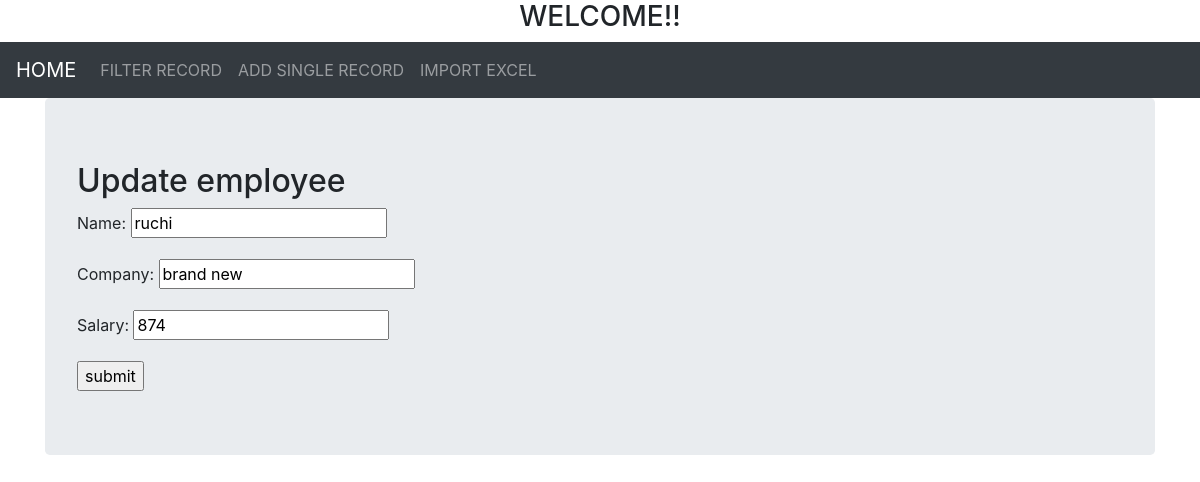
Page /basic/update_single/1/ on the committed database.
### app/models.py (models this page shows, shortened)
class employee(models.Model):
    name=models.CharField(max_length=200)
    company=models.CharField(max_length=200)
    salary=models.PositiveIntegerField()

### app/views.py (the view)
# urls.py: path('update_single/<int:pk>/', views.EmployeeUpdateView.as_view(), name='update_single'),
class EmployeeUpdateView(UpdateView):
    model = employee
    fields = '__all__'
    template_name = 'employee_create.html'

### templates/employee_create.html (shortened to what this page needs)
<!DOCTYPE html>
{% extends 'base.html' %}
{% block body_block %}
<div class="container">
    <div class="jumbotron">
<h2>
    {% if not form.instance.pk %}
        Create employee
    {% else %}
        Update employee
        {% endif %}
</h2>
    <form method="POST">
        {{ form.as_p }}
    <input type="submit" value="submit">
</form>
    </div>
</div>
{% endblock %}

### rows in the picture
employee: name "ruchi", company "brand new", salary "874"
